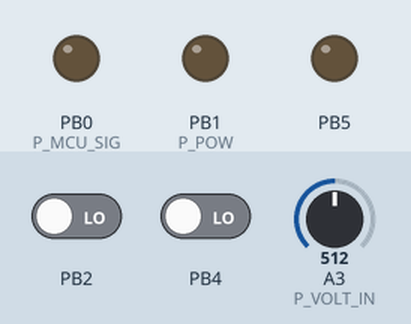
The sketch below on a simulated ATtiny85, built with avr-gcc and run on an emulated ATtiny85. Parts: output pins drawn as LEDs (lit = HIGH). Inputs (shaded band) come from the test bench; at power-on: PB4 LOW, PB2 LOW, A3 (P_VOLT_IN) = 512.

Above: at 3.3 s.
3.4 s: PB4 driven HIGH
At 4.2 s:
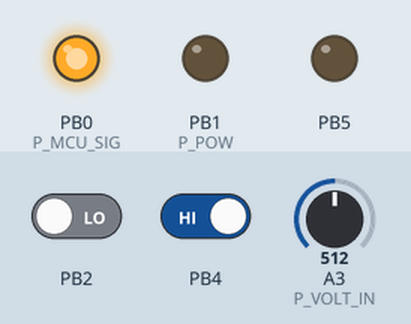
At 5.3 s:
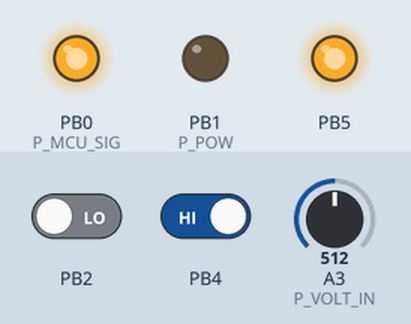
6.4 s: PB4 driven LOW
At 7.6 s:
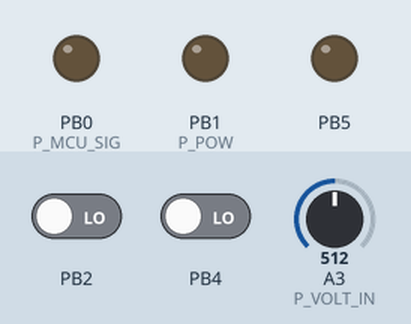
Timing chart, 0 to 9.4 s (numbered marks = the images above; inputs shaded):
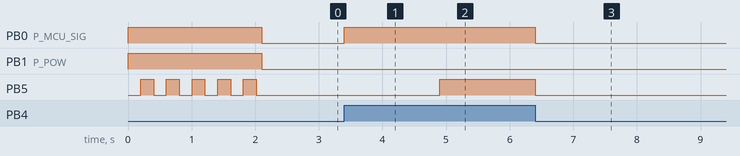

The sketch:

voltboy.ino
```cpp
/* Pin definitions ~~~~~~~~~~~~~~~~~~~~~*/
#define P_LED     A0 // should be A0
#define P_MCU_SIG 0
#define P_POW     1  // should be 1
#define P_SW_IN   A1
#define P_VOLT_IN A3 // should be A3
#define P_USB_IN  A2

/* Constants ~~~~~~~~~~~~~~~~~~~~~~~~~~~*/
#define MIN_VOLTAGE 3.9456 // Minimum allowed battery voltage. 5.8V through 4.7K - 10K voltage divider.

/* Enumerators ~~~~~~~~~~~~~~~~~~~~~~~~~~~~~~~*/
enum LED_Request {LED_Off, LED_Fade_In, LED_Fade_Out, LED_Pulse_Rapid, LED_Pulse_Slow};
enum Board_State {BOARD_Active, BOARD_Inactive, BOARD_Inactive_USB};

/* Object to represent pushbutton status for debouncing. */
struct Button
{
  public:
    unsigned int debounce_wait_time_ms; // Time to wait for switch bounce to finish
    unsigned int cooldown_wait_time_ms; // Time to wait after button press before next press

  private:
    volatile bool is_triggered; // Has bouncing process begun?
    volatile unsigned long target_time;   // Time at which debouncing is complete
    unsigned long cooldown_time; // Limit time between button presses

  public:
    void ButtonSetup()
    {
      is_triggered = false;
      target_time = 0;
      cooldown_time = 0;
    }

    /* Trigger debouncer if not already triggered. Record target time for debounce wait.*/
    void trigger()
    {
      if ((is_triggered == false) && (millis() > cooldown_time))
      {
        target_time = millis() + debounce_wait_time_ms; // Set target debounce time
        is_triggered = true; // Trigger the debouncer to start
      }
    }

    /* Check for a valid pushbutton press in accordance with debouncer. */
    bool pushed()
    {
      // Check that the debouncer is triggered and its wait time has elapsed
      if ((is_triggered == true) && (millis() > target_time) && (digitalRead(P_SW_IN) == false))
      {
        cooldown_time = millis() + cooldown_wait_time_ms; // Set cooldown time
        is_triggered = false; // Untrigger the button object
        return true; // Button has been pushed
      }
      else
        return false;
    }
};

/* Object to represent LED indicator status. */
struct Light
{
  public:
    unsigned long slow_prd_ms;  // Slow pulse period
    unsigned long rapid_prd_ms; // Rapid pulse period
    unsigned int rapid_n;      // Number of rapid pulses

  private:
    bool brightness;            // Current brightness

    enum LED_Request request;  // Request for an LED behaviour
    unsigned long incr_time;   // Target time for next request step, in ms
    unsigned long req_time;    // Target time for next period in ms
    bool request_completed;    // Have we finished the request?

    unsigned long rapid_incr_ms; // Rapid pulse step time
    unsigned long slow_incr_ms;  // Slow pulse step time

  public:
    /* Set up private member variables. */
    void LightSetup()
    {
      brightness = LOW;
      digitalWrite(P_LED, brightness);

      request = LED_Off;
      incr_time = 0;
      req_time = 0;
      request_completed = true;

      // Calculate pulse increments in milliseconds
      rapid_incr_ms = round((float)rapid_prd_ms/2);
      slow_incr_ms  = round((float)slow_prd_ms/2);
    }

    /* Request a new LED indicator behaviour. */
    void makeRequest(enum LED_Request new_request)
    {
      request_completed = false; // Mark request as not completed

      switch (new_request)
      {
        case LED_Off:       break;
        case LED_Fade_In:   break;
        case LED_Fade_Out:  break;
        case LED_Pulse_Rapid:
          req_time  = millis() + rapid_prd_ms*rapid_n + rapid_incr_ms/2;
          incr_time = millis() + rapid_incr_ms;
          break;
        case LED_Pulse_Slow:
          if (request != LED_Pulse_Slow) // Start pulse if not already pulsing
            incr_time = millis() + slow_incr_ms;
          break;
      }

      request = new_request; // Set the new request
    }

    /* Blocks program until current LED request is completed. */
    void waitForRequest()
    {
      if (request != LED_Pulse_Slow) { // Slow pulse never completes, avoid infinite loop
        while (!request_completed)
          updateLED();
      }
    }

    /* Calls appropriate LED behaviour method based on current request */
    void updateLED()
    {
      if (request_completed == false) {
        switch (request) {
          case LED_Off:         ledOff();     break;
          case LED_Fade_In:     fadeIn();     break;
          case LED_Fade_Out:    fadeOut();    break;
          case LED_Pulse_Rapid: pulseRapid(); break;
          case LED_Pulse_Slow:  pulseSlow();  break;
        }
      }
    }

  private:
    void ledOff()
    {
      brightness = LOW; // Turn LED off
      digitalWrite(P_LED, brightness);
      request_completed = true; // Mark request instantly complete
    }

    void fadeIn()
    {
      if (brightness == HIGH) // Complete the request upon fade-in
        request_completed = true;
      else {
          brightness = HIGH;               // Set brightness
          digitalWrite(P_LED, brightness); // Update LED
          request_completed = true;
      }
    }

    void fadeOut()
    {
      if (brightness == LOW) // Complete the request upon fade-in
        request_completed = true;
      else {
          brightness = LOW;                // Set brightness
          digitalWrite(P_LED, brightness); // Update LED
          request_completed = true;
      }
    }

    void pulseRapid()
    {
      unsigned long cur_time = millis();
      if (cur_time > req_time) // Check that request time has elapsed
        request_completed = true;

      else if (cur_time > incr_time)
      {
        brightness = !brightness;             // Invert brightness for pulse
        digitalWrite(P_LED, brightness);      // Apply brightness
        incr_time = cur_time + rapid_incr_ms; // Increment timer for next brightness step
      }
    }

    void pulseSlow()
    {
      unsigned long cur_time = millis();
      if (cur_time > incr_time)
      {
        brightness = !brightness;             // Invert brightness for pulse
        digitalWrite(P_LED, brightness);      // Apply brightness
        incr_time = cur_time + slow_incr_ms;  // Increment timer for next brightness step
      }
    }
};

/* Major global objects ~~~~~~~~~~~~~~~~~~~~~~~~~~*/
struct Button button; // Pushbutton debouncer object
struct Light light;   // LED management object

/* State machine to handle board state changes, power connection updates and LED indication. */
struct StateMachine
{
  private:
    enum Board_State board_state;
    struct Light* light_ptr;

  public:
    void StateMachineSetup(bool usb_connected, struct Light* new_light_ptr)
    {
      if (usb_connected == true)
        board_state = BOARD_Inactive_USB;
      else
        board_state = BOARD_Active;

      light_ptr = new_light_ptr; // Set pointer to global light object address

      updatePower(); // Update power connections based on state change.
    }

    /* Handles board state transitions. */
    void updateState(bool button_pressed, bool usb_connected)
    {
      enum Board_State new_board_state = board_state;

      switch (board_state)
      {
        case BOARD_Active:
          if (button_pressed == true)
          {
            if (usb_connected == true)
              new_board_state = BOARD_Inactive_USB;
            else
              new_board_state = BOARD_Inactive;
          }
          break;

        case BOARD_Inactive_USB:
          if (button_pressed == true)
            new_board_state = BOARD_Active;
          else if (usb_connected == false)
            new_board_state = BOARD_Inactive;
          break;

        case BOARD_Inactive: // Should never reach this case on VoltBoy
          if (button_pressed == true)
            new_board_state = BOARD_Active;
          else if (usb_connected == true)
            new_board_state = BOARD_Inactive_USB;
          break;
      }

      if (new_board_state != board_state) // If board state has been changed
      {
        board_state = new_board_state; // Update board state
        updatePower();                 // Update power connections
      }
    }

    /* Updates LED indicator based on USB activity. */
    void updateLight(bool usb_connected)
    {
      if (usb_connected == true)
        light_ptr->makeRequest(LED_Pulse_Slow); // Request slow pulse if charging
      else {
        switch (board_state)
        {
          case BOARD_Active:
            light_ptr->makeRequest(LED_Fade_In); // Turn LED on
            break;
          case BOARD_Inactive:
            light_ptr->makeRequest(LED_Fade_Out); // Turn LED on
            break;
          case BOARD_Inactive_USB: // Should never be here
            light_ptr->makeRequest(LED_Pulse_Slow); // Request slow pulse if charging
            break;
        }
      }
    }

    void batteryCritical()
    {
      if (board_state == BOARD_Active) // Only take action if we are currently active
      {
        light_ptr->makeRequest(LED_Pulse_Rapid); // LED warning flash
        light_ptr->waitForRequest();

        board_state = BOARD_Inactive; // Deactivate board
        updatePower();                // Update power connections based on state change.

        /* If USB is plugged in currently, the MCU will remain powered and
         *  switch over to BOARD_Inactive_USB inside the main loop.
         */
      }
    }

    private:
      void updatePower()
      {
        switch(board_state)
        {
          case BOARD_Active:
            light_ptr->makeRequest(LED_Fade_In); // Turn indicator LED on
            digitalWrite(P_MCU_SIG, HIGH);  // Latch MCU power
            digitalWrite(P_POW,     HIGH);  // Connect power to robot
            break;

          case BOARD_Inactive:
            light_ptr->makeRequest(LED_Fade_Out); // Turn indicator LED off
            digitalWrite(P_POW,     LOW);    // Disconnect power to robot
            digitalWrite(P_MCU_SIG, LOW);    // Unlatch MCU power
            break;

          case BOARD_Inactive_USB:
            light_ptr->makeRequest(LED_Fade_Out); // Turn indicator LED off
            digitalWrite(P_POW,     LOW);      // Disconnect power to robot
            digitalWrite(P_MCU_SIG, HIGH);     // Keep MCU power until USB unplugged
            break;
        }
      }
};

struct StateMachine state_machine; // State machine to handle board modes.

void setup()
{
  // Immediately latch the MCU power circuit on
  pinMode(P_MCU_SIG, OUTPUT);
  digitalWrite(P_MCU_SIG, HIGH);

  // Configure other pins normally
  pinMode(P_USB_IN,   INPUT);
  pinMode(P_LED,      OUTPUT); digitalWrite(P_LED, LOW);
  pinMode(P_POW,      OUTPUT); digitalWrite(P_POW, LOW);
  pinMode(P_VOLT_IN,  INPUT);
  pinMode(P_SW_IN,    INPUT);

  setupLED();        // Set up LED management object
  setupPushbutton(); // Set up pushbutton interrupts and debouncing

  state_machine.StateMachineSetup(digitalRead(P_USB_IN), &light); // Initialise state machine

  monitorVoltage();   // Check battery voltage before sending power to robot
}

/* Monitors the voltage input pin. Shuts down MCU if battery voltage is below safety threshold,
 *  and otherwise does nothing.
 */
void monitorVoltage()
{
  float voltage = ((float)analogRead(P_VOLT_IN)/1023)*5.0;

  if (voltage < MIN_VOLTAGE) // If battery voltage dangerously low
    state_machine.batteryCritical(); // Signal battery danger to state machine to shut down
}

/* Sets up the Button struct object and configures interrupts on PB2 (SW_IN pin). */
void setupPushbutton()
{
  // Initialise Button struct object variables
  button.debounce_wait_time_ms = 100;
  button.cooldown_wait_time_ms = 50;
  button.ButtonSetup();

  MCUCR |= 0b00000011; // Rising edge
  GIMSK |= 0b01000000; // Enable external interrupts
  SREG  |= 0b10000000; // Global interrupt enable
}

/* Sets up the Light struct object member variables. */
void setupLED()
{
  light.slow_prd_ms     = 3000;
  light.rapid_prd_ms    = 400;
  light.rapid_n         = 5;
  light.LightSetup();
}

void loop()
{
  bool usb_connected = digitalRead(P_USB_IN); // Read USB line

  // Change board state and power connections based on pushbutton and USB.
  state_machine.updateState(button.pushed(), usb_connected);

  // Change lights based on USB activity
  state_machine.updateLight(usb_connected);

  monitorVoltage();  // Check voltage periodically to make sure battery is safe
  light.updateLED(); // Update the LED based on the current behaviour request
}

/* Interrupt service routine for pushbutton press on SW_IN, pin PB2 (INT0). */
ISR(INT0_vect)
{
  button.trigger(); // Trigger the debouncer
}
```

Measured:
- after the input at 3.4 s, PB0 (P_MCU_SIG): LOW → HIGH at once; PB5: LOW → HIGH after 1.5 s
- after the input at 6.4 s, PB0 (P_MCU_SIG): HIGH → LOW at once; PB5: goes on until 6.4 s, then stays LOW
